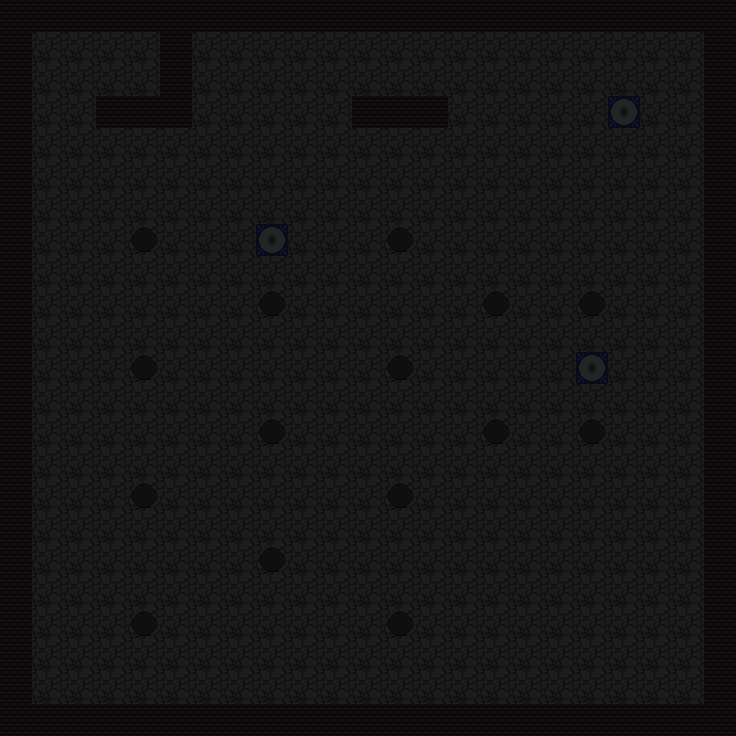

Below is a game level as drawn by its tile map, then a one-line description and the .tmx file that defines it, in full:
An orthogonal 23x23 tile map with 32x32 px tiles, 2 tile layers (Ground, Darkness) and 11 objects (10x Light Stone, Player).

<map version="1.0" orientation="orthogonal" renderorder="right-down" width="23" height="23" tilewidth="32" tileheight="32" nextobjectid="39">
 <tileset firstgid="1" name="practiceTileset" tilewidth="32" tileheight="32">
  <image source="../assets/practiceTileset.png" trans="ff0080" width="128" height="64" />
  <tile id="0">
   <properties>
    <property name="name" value="darkness" />
   </properties>
  </tile>
  <tile id="2">
   <properties>
    <property name="name" value="transparent" />
   </properties>
  </tile>
  <tile id="3">
   <properties>
    <property name="event" value="yes" />
    <property name="light" value="source" />
    <property name="light_distance" value="3" />
    <property name="name" value="detail" />
    <property name="solid" value="yes" />
   </properties>
  </tile>
  <tile id="4">
   <properties>
    <property name="name" value="floor" />
   </properties>
  </tile>
  <tile id="5">
   <properties>
    <property name="light" value="sink" />
    <property name="name" value="wall" />
    <property name="solid" value="yes" />
   </properties>
  </tile>
  <tile id="6">
   <properties>
    <property name="solid" value="yes" />
   </properties>
  </tile>
  <tile id="7">
   <properties>
    <property name="solid" value="yes" />
   </properties>
  </tile>
 </tileset>
 <layer name="Ground" width="23" height="23">
  <data encoding="csv">
6,6,6,6,6,6,6,6,6,6,6,6,6,6,6,6,6,6,6,6,6,6,6,
6,5,5,5,5,6,5,5,5,5,5,5,5,5,5,5,5,5,5,5,5,5,6,
6,5,5,5,5,6,5,5,5,5,5,5,5,5,5,5,5,5,5,5,5,5,6,
6,5,5,6,6,6,5,5,5,5,5,6,6,6,5,5,5,5,5,4,5,5,6,
6,5,5,5,5,5,5,5,5,5,5,5,5,5,5,5,5,5,5,5,5,5,6,
6,5,5,5,5,5,5,5,5,5,5,5,5,5,5,5,5,5,5,5,5,5,6,
6,5,5,5,5,5,5,5,5,5,5,5,5,5,5,5,5,5,5,5,5,5,6,
6,5,5,5,8,5,5,5,4,5,5,5,8,5,5,5,5,5,5,5,5,5,6,
6,5,5,5,5,5,5,5,5,5,5,5,5,5,5,5,5,5,5,5,5,5,6,
6,5,5,5,5,5,5,5,8,5,5,5,5,5,5,8,5,5,8,5,5,5,6,
6,5,5,5,5,5,5,5,5,5,5,5,5,5,5,5,5,5,5,5,5,5,6,
6,5,5,5,8,5,5,5,5,5,5,5,8,5,5,5,5,5,4,5,5,5,6,
6,5,5,5,5,5,5,5,5,5,5,5,5,5,5,5,5,5,5,5,5,5,6,
6,5,5,5,5,5,5,5,8,5,5,5,5,5,5,8,5,5,8,5,5,5,6,
6,5,5,5,5,5,5,5,5,5,5,5,5,5,5,5,5,5,5,5,5,5,6,
6,5,5,5,8,5,5,5,5,5,5,5,8,5,5,5,5,5,5,5,5,5,6,
6,5,5,5,5,5,5,5,5,5,5,5,5,5,5,5,5,5,5,5,5,5,6,
6,5,5,5,5,5,5,5,8,5,5,5,5,5,5,5,5,5,5,5,5,5,6,
6,5,5,5,5,5,5,5,5,5,5,5,5,5,5,5,5,5,5,5,5,5,6,
6,5,5,5,8,5,5,5,5,5,5,5,8,5,5,5,5,5,5,5,5,5,6,
6,5,5,5,5,5,5,5,5,5,5,5,5,5,5,5,5,5,5,5,5,5,6,
6,5,5,5,5,5,5,5,5,5,5,5,5,5,5,5,5,5,5,5,5,5,6,
6,6,6,6,6,6,6,6,6,6,6,6,6,6,6,6,6,6,6,6,6,6,6
</data>
 </layer>
 <objectgroup name="Objects">
  <object id="20" name="Player" x="126" y="64" />
  <object id="26" name="Light Stone" x="64" y="544" width="32" height="32" />
  <object id="29" name="Light Stone" x="192" y="544" width="32" height="32" />
  <object id="31" name="Light Stone" x="576" y="544" width="32" height="32" />
  <object id="32" name="Light Stone" x="512" y="640" width="32" height="32" />
  <object id="33" name="Light Stone" x="448" y="544" width="32" height="32" />
  <object id="34" name="Light Stone" x="320" y="544" width="32" height="32" />
  <object id="35" name="Light Stone" x="384" y="64" width="32" height="32" />
  <object id="36" name="Light Stone" x="256" y="640" width="32" height="32" />
  <object id="37" name="Light Stone" x="64" y="224" width="32" height="32" />
  <object id="38" name="Light Stone" x="64" y="384" width="32" height="32" />
 </objectgroup>
 <layer name="Darkness" width="23" height="23" opacity="0.86">
  <data encoding="csv">
1,1,1,1,1,1,1,1,1,1,1,1,1,1,1,1,1,1,1,1,1,1,1,
1,1,1,1,1,1,1,1,1,1,1,1,1,1,1,1,1,1,1,1,1,1,1,
1,1,1,1,1,1,1,1,1,1,1,1,1,1,1,1,1,1,1,1,1,1,1,
1,1,1,1,1,1,1,1,1,1,1,1,1,1,1,1,1,1,1,1,1,1,1,
1,1,1,1,1,1,1,1,1,1,1,1,1,1,1,1,1,1,1,1,1,1,1,
1,1,1,1,1,1,1,1,1,1,1,1,1,1,1,1,1,1,1,1,1,1,1,
1,1,1,1,1,1,1,1,1,1,1,1,1,1,1,1,1,1,1,1,1,1,1,
1,1,1,1,1,1,1,1,1,1,1,1,1,1,1,1,1,1,1,1,1,1,1,
1,1,1,1,1,1,1,1,1,1,1,1,1,1,1,1,1,1,1,1,1,1,1,
1,1,1,1,1,1,1,1,1,1,1,1,1,1,1,1,1,1,1,1,1,1,1,
1,1,1,1,1,1,1,1,1,1,1,1,1,1,1,1,1,1,1,1,1,1,1,
1,1,1,1,1,1,1,1,1,1,1,1,1,1,1,1,1,1,1,1,1,1,1,
1,1,1,1,1,1,1,1,1,1,1,1,1,1,1,1,1,1,1,1,1,1,1,
1,1,1,1,1,1,1,1,1,1,1,1,1,1,1,1,1,1,1,1,1,1,1,
1,1,1,1,1,1,1,1,1,1,1,1,1,1,1,1,1,1,1,1,1,1,1,
1,1,1,1,1,1,1,1,1,1,1,1,1,1,1,1,1,1,1,1,1,1,1,
1,1,1,1,1,1,1,1,1,1,1,1,1,1,1,1,1,1,1,1,1,1,1,
1,1,1,1,1,1,1,1,1,1,1,1,1,1,1,1,1,1,1,1,1,1,1,
1,1,1,1,1,1,1,1,1,1,1,1,1,1,1,1,1,1,1,1,1,1,1,
1,1,1,1,1,1,1,1,1,1,1,1,1,1,1,1,1,1,1,1,1,1,1,
1,1,1,1,1,1,1,1,1,1,1,1,1,1,1,1,1,1,1,1,1,1,1,
1,1,1,1,1,1,1,1,1,1,1,1,1,1,1,1,1,1,1,1,1,1,1,
1,1,1,1,1,1,1,1,1,1,1,1,1,1,1,1,1,1,1,1,1,1,1
</data>
 </layer>
</map>
